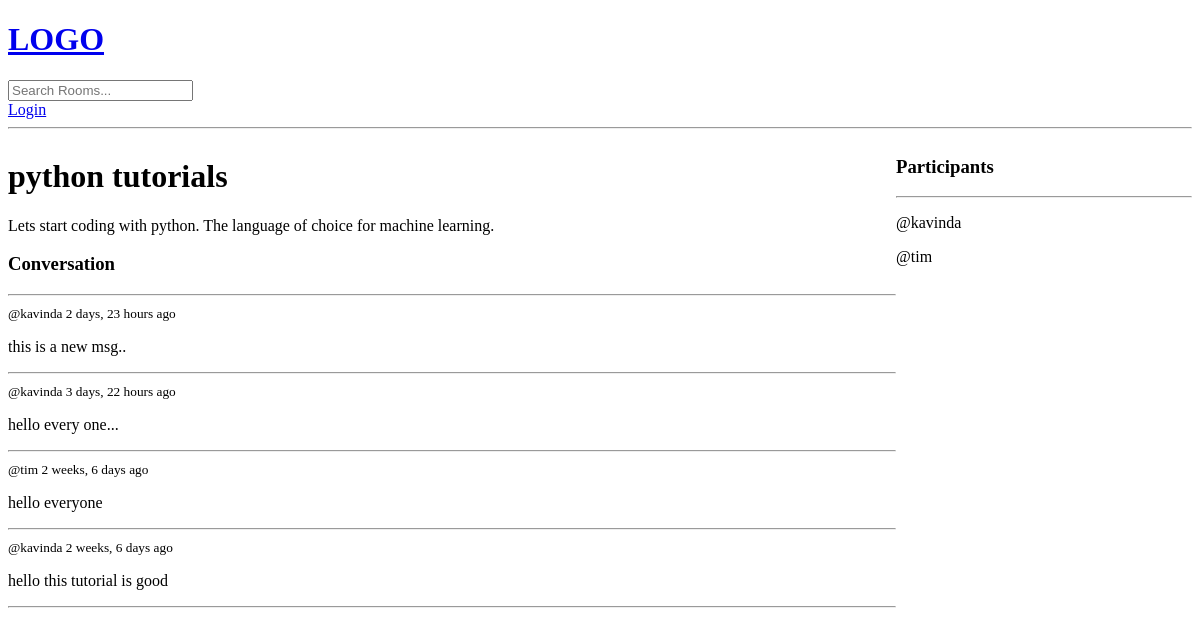
Before: /room/2/ with the older database file.
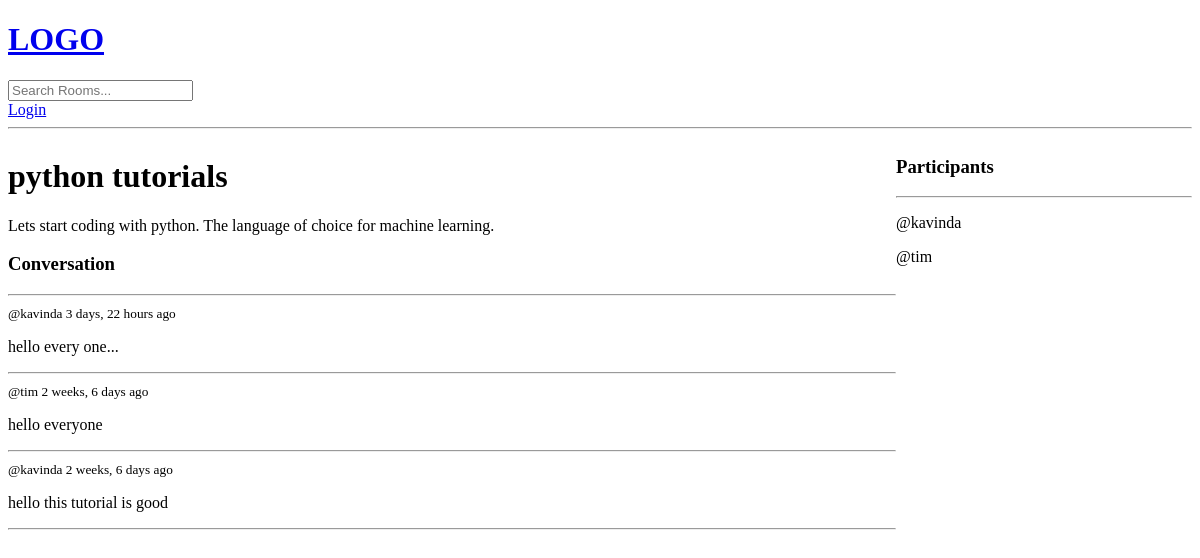
After: the same page with the newer database file.
### base/models.py (models this page shows, shortened)
class Message(models.Model):
    user = models.ForeignKey(User, on_delete=models.CASCADE)
    room = models.ForeignKey(Room, on_delete=models.CASCADE) # when room delete, delete all chiled messages
    body = models.TextField()
    updated = models.DateTimeField(auto_now=True)
    created = models.DateTimeField(auto_now_add=True)
    class Meta:
        ordering = ['-updated', '-created']

### base/views.py (the view, shortened to what this page needs)
# urls.py: path('room/<str:pk>/', views.room, name='room'),
def room(request, pk):
    room = Room.objects.get(id=pk)
    room_messages = room.message_set.all()
    participants = room.participants.all()
    context = {'room': room, 'room_messages': room_messages, 'participants': participants}
    return render(request, 'base/room.html', context)

### base/templates/base/room.html (shortened to what this page needs)
{% extends 'main.html' %}
{% block content %}
<div class="room-container">
    <div>
        <h1>{{room.name}}</h1>
        <p>{{room.description}}</p>
        <div class="comment-wrapper">
            <h3>Conversation</h3>
            <hr />
            {% for message in room_messages %}
            <div>
                <small>@{{message.user}} {{message.created|timesince}} ago</small>
                <p>{{message.body}}</p>
                <hr>
            </div>
            {% endfor %}
        </div>
    </div>
    <div>
        <h3>Participants</h3>
        <hr>
        {% for participant in participants %}
        <div>
            <p>@{{participant.username}}</p>
        </div>
        {% endfor %}
    </div>
</div>
{% endblock content %}

Changed rows visible on the page:
removed Message: user "kavinda", created "2 days, 23 hours", body "this is a new msg.."
